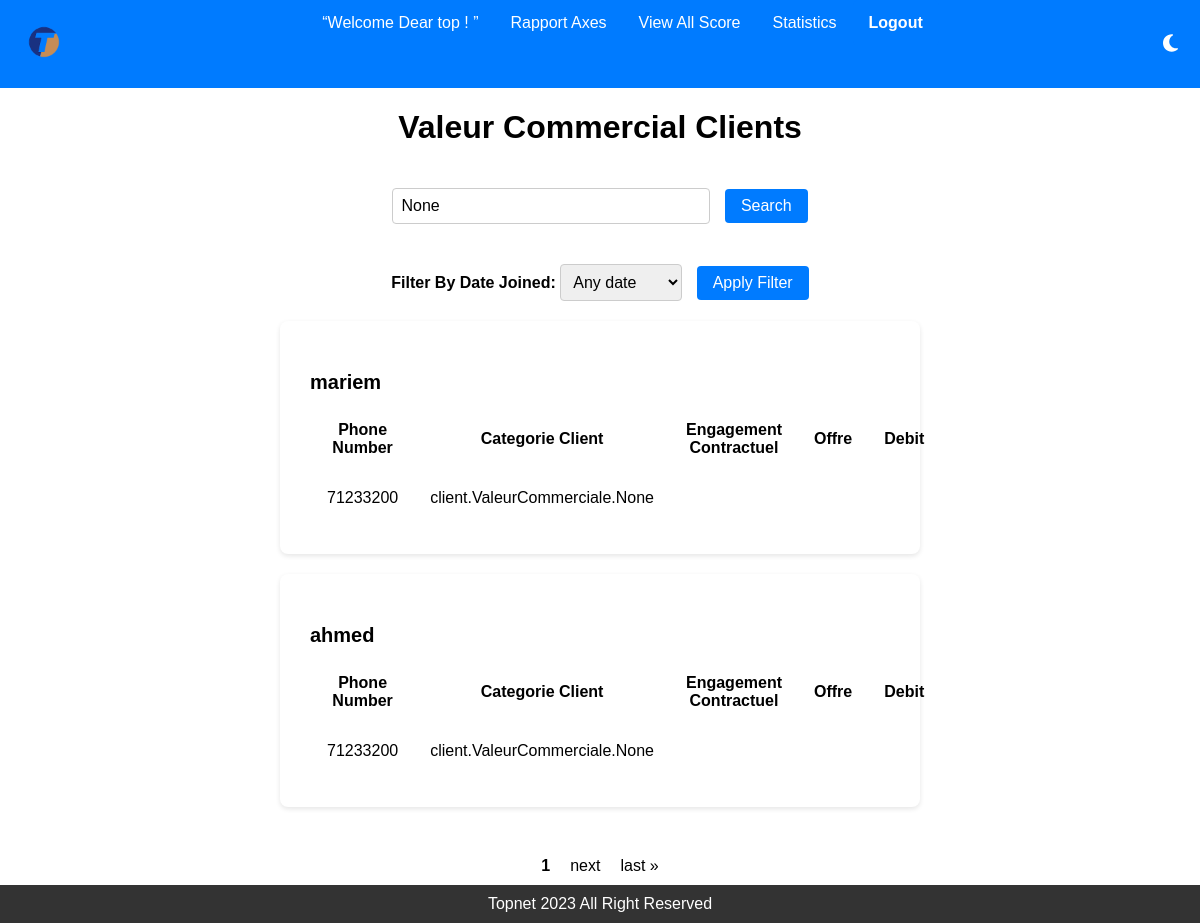
/user/view_tables/ (signed in), run on the app's committed database.
### client/models.py (models this page shows, shortened)
class Client(AbstractUser):
    phone_regex = RegexValidator(
        regex=r'^\d{8}$',
        message="Le numéro de téléphone doit être au format  71000000."
    )
    phone_number = models.CharField(validators=[phone_regex], max_length=17)
    CIN = models.CharField("CIN", max_length=250, validators=[RegexValidator(regex='^[0-9]{8}$', message="Numbers Only!")])

### client/views.py (the view)
# urls.py: path('view_tables/', view_tables, name='view_tables'),
@login_required
def view_tables(request):
    clients_with_valeur_commerciale = Client.objects.filter(valeur_commerciale__isnull=False)
    clients_with_valeur_commerciale = clients_with_valeur_commerciale.exclude(is_superuser=True)
    search_query = request.GET.get('search')
    if search_query:
        clients_with_valeur_commerciale = clients_with_valeur_commerciale.filter(username__icontains=search_query)
    filter_option = request.GET.get('filter', 'all')
    if filter_option == 'today':
        clients_with_valeur_commerciale = clients_with_valeur_commerciale.filter(date_joined__date=timezone.now().date())
    elif filter_option == 'past7days':
        past_week = timezone.now() - timezone.timedelta(days=7)
        clients_with_valeur_commerciale = clients_with_valeur_commerciale.filter(date_joined__gte=past_week)
    elif filter_option == 'thismonth':
        clients_with_valeur_commerciale = clients_with_valeur_commerciale.filter(date_joined__year=timezone.now().year, date_joined__month=timezone.now().month)
    elif filter_option == 'thisyear':
        clients_with_valeur_commerciale = clients_with_valeur_commerciale.filter(date_joined__year=timezone.now().year)
    paginator = Paginator(clients_with_valeur_commerciale, 2)
    page_number = request.GET.get('page')
    clients = paginator.get_page(page_number)
    print("Filter Option:", filter_option)
    print("Clients:", clients)
    return render(request, 'client/view_tables.html', {'clients': clients, 'search_query': search_query, 'filter_option': filter_option})

### score_app/templates/client/view_tables.html (shortened to what this page needs)
{% extends 'base.html' %}
{% load static %}
{% block content %}
{% if user.is_authenticated %}
    <h1>Valeur Commercial Clients</h1>
{% endif %}
<div class="search-container">
    <form method="GET">
        <input type="text" name="search" value="{{ search_query }}" placeholder="Search by Client Username...">
        <button type="submit">Search</button>
    </form>
</div>
<div class="filter-container">
    <form method="GET">
        <label for="filter">Filter By Date Joined:</label>
        <select name="filter" id="filter">
            <option value="all" {% if filter_option == 'all' %}selected{% endif %}>Any date</option>
        </select>
        <button type="submit">Apply Filter</button>
    </form>
</div>
{% if clients %}
    <div class="table-responsive">
        <div class="client-box-container">
            {% for client in clients %}
                {% if client.username != "top" %}
                    <div class="client-box">
                        <h3>{{ client.username }}</h3>
                        <table class="table table-striped table-bordered">
                            <thead>
                            <tr>
                                <th class="px-4">Phone Number</th>
                                <th class="px-4">Categorie Client</th>
                                <th class="px-4">Engagement Contractuel</th>
                                <th class="px-4">Offre</th>
                                <th class="px-4">Debit</th>
                            </tr>
                            </thead>
                            <tbody>
                            <tr>
                                <td class="px-4">{{ client.phone_number }}</td>
                                <td class="px-4">
                                    {% if client %}
                                        {{ client.valeur_commerciale }}
                                    {% else %}
                                        N/A
                                    {% endif %}
                                </td>
                                <td class="px-4">
                                </td>
                                <td class="px-4">
                                </td>
                                <td class="px-4">
                                </td>
                            </tr>
                            </tbody>
                        </table>
                    </div>
                {% endif %}
            {% endfor %}
        </div>
    </div>
{% else %}
    <p>No clients available.</p>
{% endif %}
{% if clients.has_other_pages %}
    <div class="pagination">
        <span class="current-page">{{ clients.number }}</span>
        {% if clients.has_next %}
            <a href="?page={{ clients.next_page_number }}">next</a>
            <a href="?page={{ clients.paginator.num_pages }}">last &raquo;</a>
        {% endif %}
    </div>
{% endif %}
{% endblock %}

### score_app/templates/base.html (shortened to what this page needs)
<!DOCTYPE html>
<html>
<head>
    <link rel="stylesheet" href="https://cdnjs.cloudflare.com/ajax/libs/font-awesome/6.0.0-beta3/css/all.min.css">
</head>
{% load static %}
<body>
    <div class="navbar">
        <div class="navbar-logo">
            <a href="/user/view_all_score/">
            <img src="{% static "unnamed.png" %}" alt="Logo">
        </a>
        </div>
        <div class="toggle-links">
            {% if not user.is_authenticated %}
                <a href="/user/login/" data-link="home">Login</a>
                {% comment %} <a href="/client/register/" data-link="register">Register</a> {% endcomment %}
            {% else %}
                <q>Welcome Dear {{user.username}} ! </q>
                <a href="/user/view_axes/" data-link="view_axes">Rapport Axes</a>
                <a href="/user/view_all_score/" data-link="view_all_score">View All Score</a>
                <a href="/user/statistics/" data-link="statistics">Statistics</a>
            {% endif %}
            {% if user.is_authenticated %}
            <a class="logout-button" href="{% url 'logout' %}">Logout</a>
            {% endif %}
        </div>
        <button class="theme-button" onclick="toggleTheme()">
            <i class="fas fa-moon" id="moonIcon"></i>
        </button>
    </div>
    {% block content %} {% endblock %}
    <div class="footer">
        Topnet 2023 All Right Reserved
    </div>
</body>
</html>

### score_app/templates/base.html (style rules this page uses)
body { font-family: Arial, sans-serif; margin: 0; padding: 0; display: flex; flex-direction: column; min-height: 100vh; }
h1 { text-align: center; }
form { margin-top: 20px; }
label { font-weight: bold; }
.navbar { background-color: #007bff; overflow: hidden; display: flex; justify-content: space-between; }
.navbar a { float: left; display: block; color: white; text-align: center; padding: 14px 16px; text-decoration: none; }
.navbar q { float: left; display: block; color: white; text-align: center; padding: 14px 16px; text-decoration: none; }
.navbar-logo { float: left; padding: 8px; }
.navbar-logo img { height: 40px; }
.footer { text-align: center; margin-top: auto; padding: 10px 0; background-color: #333; color: white; flex-shrink: 0; }
.logout-button { display: inline-block; padding: 10px 20px; background-color: #007bff; color: #fff; text-decoration: none; border-radius: 5px; font-weight: bold; transition: background-color 0.3s; }
.theme-button { background-color: transparent; border: none; cursor: pointer; font-size: 20px; color: white; margin-right: 16px; }
.navbar-logo a { text-decoration: none; color: inherit; }

### score_app/templates/client/view_tables.html (style rules this page uses)
.client-box-container { display: flex; flex-wrap: wrap; gap: 20px; justify-content: center; align-items: center; }
.client-box { width: calc(50% - 20px); background-color: var(--client-box-bg-color, #fff); padding: 30px; border-radius: 8px; box-shadow: 0 2px 5px rgba(0, 0, 0, 0.1); }
.client-box h3 { margin-bottom: 10px; font-size: 20px; color: var(--font-color); }
.client-box table { width: 100%; }
.client-box th, .client-box td { padding: 15px; }
.pagination { margin-top: 20px; display: flex; justify-content: center; }
.pagination a { color: var(--font-color); text-decoration: none; padding: 10px; }
.current-page { font-weight: bold; padding: 10px; }
.search-container { text-align: center; margin-bottom: 20px; }
.search-container input[type="text"] { padding: 8px; border: 1px solid #ccc; border-radius: 4px; width: 300px; font-size: 16px; }
.search-container button { background-color: #007bff; color: white; padding: 8px 16px; border: none; border-radius: 4px; cursor: pointer; font-size: 16px; margin-left: 10px; }
.filter-container { text-align: center; margin-bottom: 20px; }
.filter-container select { padding: 8px; border: 1px solid #ccc; border-radius: 4px; font-size: 16px; }
.filter-container button { background-color: #007bff; color: white; padding: 8px 16px; border: none; border-radius: 4px; cursor: pointer; font-size: 16px; margin-left: 10px; }

### data on the page
Client: username "top"
Client: username "mariem", phone_number "71233200", valeur_commerciale "client.ValeurCommerciale.None"
Client: username "ahmed", phone_number "71233200", valeur_commerciale "client.ValeurCommerciale.None"

### other printed values
{{ clients.number }} "1"
